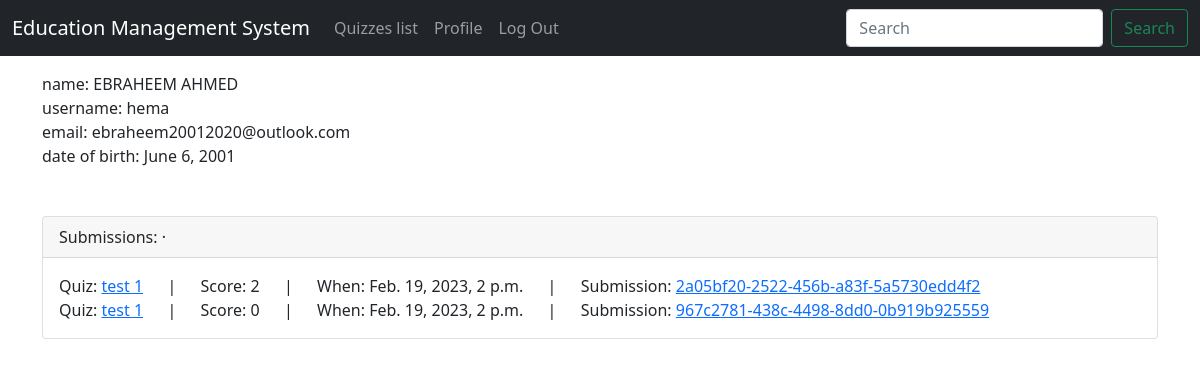
Before: /accounts/profile/ (signed in) with the older database file.
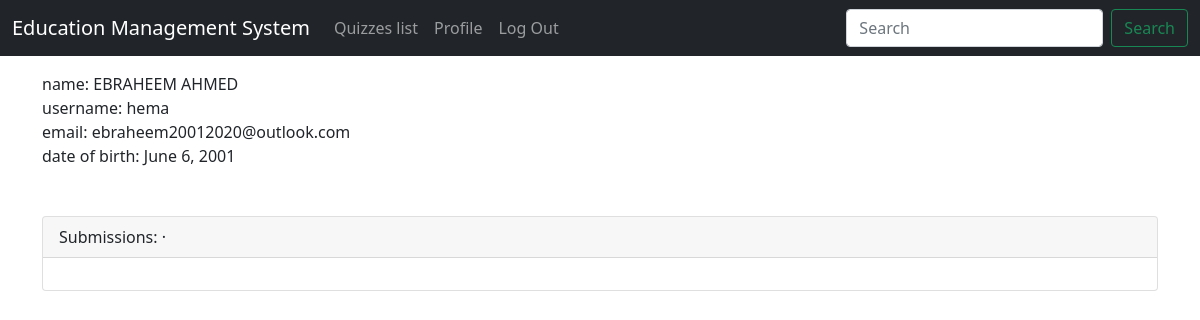
After: the same page with the newer database file.
### quizzes/models.py (models this page shows, shortened)
class Submission(models.Model):
    id = models.UUIDField(
        primary_key=True,
        default=uuid.uuid4,
        editable=False,
    )
    quiz = models.ForeignKey(
        Quiz,
        on_delete=models.CASCADE,
        related_name='submissions',
    )
    user = models.ForeignKey(
        CustomUser,
        on_delete=models.CASCADE,
        related_name='submissions',
    )
    start_time = models.DateTimeField(auto_now_add=True)
    finished = models.BooleanField(default=False)
    def get_total_score(self):
        score = 0
        for a in self.items.all():
            if a.question.true_answer == a.answer:
                score += 1
        return score

class Quiz(models.Model):
    title = models.CharField(max_length=250)
    category = models.ForeignKey(
            Category,
            on_delete = models.CASCADE,
            related_name = 'quizzes',
    )
    difficulty = models.CharField(max_length=100)
    duration = models.DurationField()
    tags = models.ManyToManyField(Tag)
    questions = models.ManyToManyField(Question)

class AnswerItem(models.Model):
    submission = models.ForeignKey(
        Submission,
        on_delete=models.CASCADE,
        related_name='items',
    )
    question = models.ForeignKey(
        Question,
        on_delete=models.CASCADE,
    )
    answer = models.ForeignKey(
        Answer,
        on_delete=models.CASCADE,
    )

class Question(models.Model):
    question = models.TextField()
    answers = models.ManyToManyField(Answer)
    true_answer = models.ForeignKey(
            Answer,
            on_delete = models.CASCADE,
            related_name = 'true_for',
    )
    q_type = models.CharField(max_length=50) # denote something like contain matrices or not

class Answer(models.Model):
    answer = models.TextField()

### accounts/views.py (the view)
# urls.py: path('profile/', profile_view, name='profile'),
@login_required
def profile_view(request):
    context = {
        'name': request.user.get_full_name(),
        'username': request.user.username,
        'email': request.user.email,
        'dob': request.user.date_of_birth,
        'submissions': request.user.submissions.all(),
    }
    return render(request, 'accounts/profile.html', context)

### templates/accounts/profile.html
{% extends "base.html" %}
{% block content %}
    name: {{name}}<br>
    username: {{username}}<br>
    email: {{email}}<br>
    date of birth: {{dob}}<br><br><br>
    <div class="card">
        <div class="card-header">
            <span class="font-weight-bold">
                Submissions:
            </span> &middot;
        </div>
        <div class="card-body">
            {% for s in submissions %}
            <div>
                <span class="font-weight-bold">
                    Quiz: <a href="{% url 'quizzes:quiz_detail' s.quiz.category.category s.quiz.id %}">{{s.quiz.title}}</a>
                    &emsp; | &emsp; Score: {{s.get_total_score}}
                    &emsp; | &emsp; When: {{s.start_time}}
                    &emsp; | &emsp; Submission: <a href="{% url 'quizzes:quiz_result' s.quiz.category.category s.quiz.id s.id %}">{{s.id}}</a>
                </span>
            </div>
            {% endfor %}
        </div>
    </div>
{% endblock content %}

Changed rows visible on the page:
removed Submission: quiz "test 1", get_total_score "2", start_time "Feb. 19, 2023, 2 p.m.", id "2a05bf20-2522-456b-a83f-5a5730edd4f2"
removed Submission: quiz "test 1", get_total_score "0", start_time "Feb. 19, 2023, 2 p.m.", id "967c2781-438c-4498-8dd0-0b919b925559"
